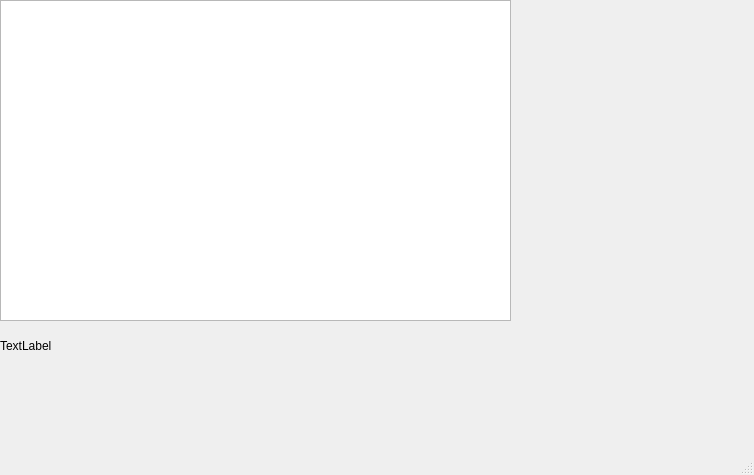
<?xml version="1.0" encoding="UTF-8"?>
<ui version="4.0">
 <class>MainWindow</class>
 <widget class="QMainWindow" name="MainWindow">
  <property name="geometry">
   <rect>
    <x>0</x>
    <y>0</y>
    <width>754</width>
    <height>475</height>
   </rect>
  </property>
  <property name="windowTitle">
   <string>MainWindow</string>
  </property>
  <widget class="QWidget" name="centralwidget">
   <widget class="QLabel" name="label">
    <property name="geometry">
     <rect>
      <x>0</x>
      <y>330</y>
      <width>511</width>
      <height>31</height>
     </rect>
    </property>
    <property name="text">
     <string>TextLabel</string>
    </property>
   </widget>
   <widget class="QTextEdit" name="textEdit">
    <property name="geometry">
     <rect>
      <x>0</x>
      <y>0</y>
      <width>511</width>
      <height>321</height>
     </rect>
    </property>
   </widget>
  </widget>
  <widget class="QMenuBar" name="menubar">
   <property name="geometry">
    <rect>
     <x>0</x>
     <y>0</y>
     <width>754</width>
     <height>21</height>
    </rect>
   </property>
  </widget>
  <widget class="QStatusBar" name="statusbar"/>
 </widget>
 <resources/>
 <connections/>
</ui>
